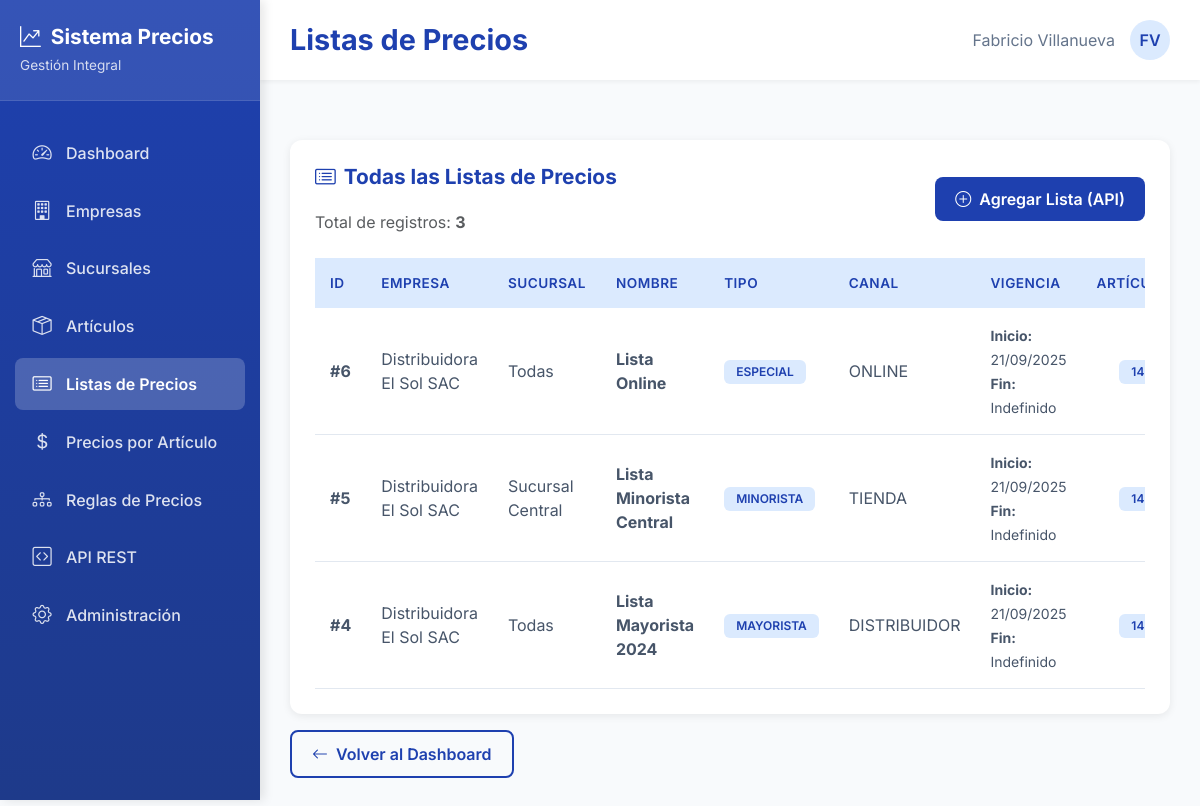
The app's page /api/dashboard/listas-precios/ with its own data.
### precios/models.py (models this page shows, shortened)
class Empresa(models.Model):
    nombre = models.CharField(max_length=200)
    ruc = models.CharField(max_length=11, unique=True)
    activo = models.BooleanField(default=True)
    fecha_creacion = models.DateTimeField(auto_now_add=True)
    class Meta:
        db_table = 'empresa'
        verbose_name = 'Empresa'
        verbose_name_plural = 'Empresas'

class ListaPrecio(models.Model):
    TIPO_CHOICES = [
        ('GENERAL', 'General'),
        ('MAYORISTA', 'Mayorista'),
        ('MINORISTA', 'Minorista'),
        ('ESPECIAL', 'Especial'),
    ]
    CANAL_CHOICES = [
        ('TIENDA', 'Tienda Física'),
        ('ONLINE', 'Tienda Online'),
        ('DISTRIBUIDOR', 'Distribuidor'),
        ('CORPORATIVO', 'Corporativo'),
    ]
    empresa = models.ForeignKey(Empresa, on_delete=models.CASCADE, related_name='listas_precios')
    sucursal = models.ForeignKey(Sucursal, on_delete=models.CASCADE, related_name='listas_precios', null=True, blank=True)
    nombre = models.CharField(max_length=200)
    tipo = models.CharField(max_length=20, choices=TIPO_CHOICES)
    canal = models.CharField(max_length=20, choices=CANAL_CHOICES, null=True, blank=True)
    fecha_inicio = models.DateField()
    fecha_fin = models.DateField(null=True, blank=True)
    activo = models.BooleanField(default=True)
    fecha_creacion = models.DateTimeField(auto_now_add=True)
    fecha_modificacion = models.DateTimeField(auto_now=True)
    class Meta:
        db_table = 'lista_precio'
        verbose_name = 'Lista de Precio'
        verbose_name_plural = 'Listas de Precios'
        ordering = ['-fecha_inicio']

class Sucursal(models.Model):
    empresa = models.ForeignKey(Empresa, on_delete=models.CASCADE, related_name='sucursales')
    nombre = models.CharField(max_length=200)
    codigo = models.CharField(max_length=20)
    direccion = models.TextField(blank=True)
    activo = models.BooleanField(default=True)
    fecha_creacion = models.DateTimeField(auto_now_add=True)
    class Meta:
        db_table = 'sucursal'
        verbose_name = 'Sucursal'
        verbose_name_plural = 'Sucursales'
        unique_together = [['empresa', 'codigo']]

### precios/views.py (the view)
# urls.py: path('dashboard/listas-precios/', views.listas_precios_list_view, name='listas-precios-list'),
def listas_precios_list_view(request):
    listas = ListaPrecio.objects.select_related('empresa', 'sucursal').annotate(
        total_articulos=Count('precios')
    ).order_by('-id')
    listas_data = []
    for lista in listas:
        if lista.empresa:
            if hasattr(lista.empresa, 'razon_social'):
                empresa_nombre = lista.empresa.razon_social
            elif hasattr(lista.empresa, 'nombre'):
                empresa_nombre = lista.empresa.nombre
            else:
                empresa_nombre = str(lista.empresa)
        else:
            empresa_nombre = 'N/A'
        listas_data.append({
            'id': lista.id,
            'empresa_nombre': empresa_nombre,
            'sucursal_nombre': lista.sucursal.nombre if lista.sucursal else 'Todas',
            'nombre': lista.nombre,
            'tipo': lista.tipo,
            'canal': lista.canal if hasattr(lista, 'canal') and lista.canal else 'General',
            'fecha_inicio': lista.fecha_inicio,
            'fecha_fin': lista.fecha_fin if hasattr(lista, 'fecha_fin') and lista.fecha_fin else 'Indefinido',
            'total_articulos': lista.total_articulos,
            'activo': lista.activo,
        })
    context = {
        'listas': listas_data,
        'total': listas.count(),
    }
    return render(request, 'listas_precios_list.html', context)

### templates/listas_precios_list.html (shortened to what this page needs)
{% extends 'base.html' %}
{% block page_title %}Listas de Precios{% endblock %}
{% block content %}
<div class="data-table">
    <div class="d-flex justify-content-between align-items-center mb-4">
        <div>
            <h4><i class="bi bi-card-list me-2"></i>Todas las Listas de Precios</h4>
            <p class="text-muted mb-0">Total de registros: <strong>{{ total }}</strong></p>
        </div>
        <a href="/api/listas-precios/" class="btn btn-primary" target="_blank">
            <i class="bi bi-plus-circle me-2"></i>Agregar Lista (API)
        </a>
    </div>
    {% if listas %}
    <div class="table-responsive">
        <table class="table table-hover">
            <thead>
                <tr>
                    <th>ID</th>
                    <th>Empresa</th>
                    <th>Sucursal</th>
                    <th>Nombre</th>
                    <th>Tipo</th>
                    <th>Canal</th>
                    <th>Vigencia</th>
                    <th>Artículos</th>
                </tr>
            </thead>
            <tbody>
                {% for lista in listas %}
                <tr>
                    <td><strong>#{{ lista.id }}</strong></td>
                    <td>{{ lista.empresa_nombre }}</td>
                    <td>{{ lista.sucursal_nombre }}</td>
                    <td><strong>{{ lista.nombre }}</strong></td>
                    <td>
                        <span class="badge badge-info">{{ lista.tipo }}</span>
                    </td>
                    <td>{{ lista.canal }}</td>
                    <td>
                        <small>
                            <strong>Inicio:</strong> {{ lista.fecha_inicio|date:"d/m/Y" }}<br>
                            <strong>Fin:</strong> {{ lista.fecha_fin }}
                        </small>
                    </td>
                    <td class="text-center">
                        <span class="badge badge-info">{{ lista.total_articulos }}</span>
                    </td>
                </tr>
                {% endfor %}
            </tbody>
        </table>
    </div>
    {% else %}
    <div class="alert alert-info">
        <i class="bi bi-info-circle me-2"></i>
        No hay listas de precios registradas. <a href="/api/listas-precios/" target="_blank">Agregar la primera lista</a>
    </div>
    {% endif %}
</div>
<div class="mt-3">
    <a href="{% url 'dashboard' %}" class="btn btn-outline-primary">
        <i class="bi bi-arrow-left me-2"></i>Volver al Dashboard
    </a>
</div>
{% endblock %}

### templates/base.html (style rules this page uses)
:root { --primary-blue: #1e40af; --secondary-blue: #3b82f6; --light-blue: #dbeafe; --dark-blue: #1e3a8a; --sidebar-width: 260px; }
* { margin: 0; padding: 0; box-sizing: border-box; }
body { font-family: 'Inter', sans-serif; background-color: #f8fafc; overflow-x: hidden; }
.data-table { background: white; border-radius: 12px; padding: 25px; box-shadow: 0 2px 8px rgba(0,0,0,0.08); margin-top: 30px; }
.data-table h4 { color: var(--primary-blue); font-weight: 700; margin-bottom: 20px; font-size: 1.3rem; }
.table { margin: 0; }
.table thead th { background: var(--light-blue); color: var(--primary-blue); font-weight: 600; border: none; padding: 15px; text-transform: uppercase; font-size: 0.85rem; letter-spacing: 0.5px; }
.table tbody tr { border-bottom: 1px solid #e2e8f0; transition: all 0.2s ease; }
.table tbody td { padding: 15px; color: #475569; vertical-align: middle; }
.btn-primary { background: var(--primary-blue); border: none; padding: 10px 20px; border-radius: 8px; font-weight: 600; transition: all 0.3s ease; }
.btn-outline-primary { border: 2px solid var(--primary-blue); color: var(--primary-blue); padding: 10px 20px; border-radius: 8px; font-weight: 600; transition: all 0.3s ease; }
.badge { padding: 6px 12px; border-radius: 6px; font-weight: 600; font-size: 0.75rem; }
.badge-info { background: var(--light-blue); color: var(--primary-blue); }

### records on screen
Empresa: empresa_nombre "Distribuidora El Sol SAC" "Distribuidora El Sol SAC" "Distribuidora El Sol SAC"
ListaPrecio: nombre "Lista Online", tipo "ESPECIAL", canal "ONLINE", fecha_inicio "21/09/2025"
Sucursal: sucursal_nombre "Sucursal Central"
ListaPrecio: nombre "Lista Minorista Central", tipo "MINORISTA", canal "TIENDA", fecha_inicio "21/09/2025"
ListaPrecio: nombre "Lista Mayorista 2024", tipo "MAYORISTA", canal "DISTRIBUIDOR", fecha_inicio "21/09/2025"

### other values on screen
{{ total }} "3"
{{ lista.id }} "6" "5" "4"
{{ lista.sucursal_nombre }} "Todas" "Todas"
{{ lista.fecha_fin }} "Indefinido" "Indefinido" "Indefinido"
{{ lista.total_articulos }} "14" "14" "14"
